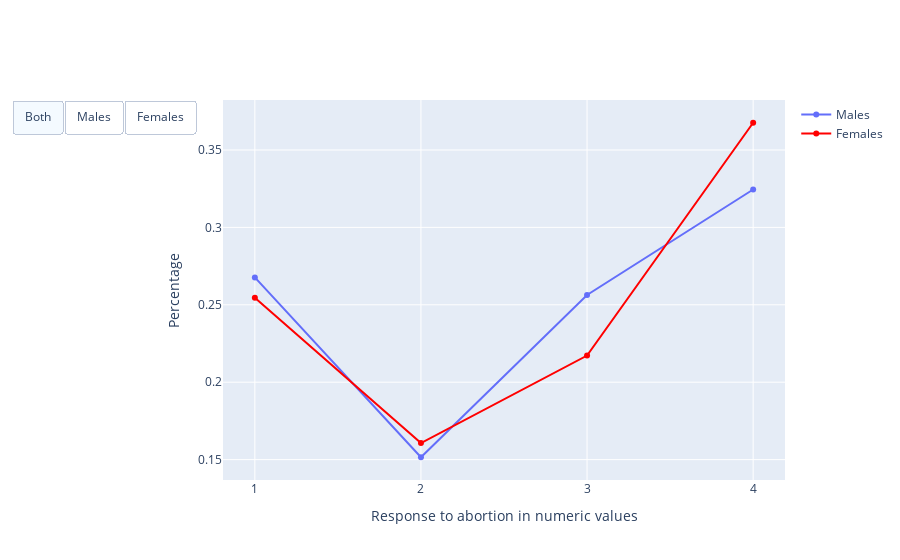

Notebook code cell kept with this figure:
### Code cell
abortion_sex()

### Figure 1 — Plotly figure (JSON) as saved in the notebook; plotly's stock layout.template omitted (floating-point values rounded to 4 significant figures)
{"data": [{"name": "Males", "type": "scatter", "x": [1, 2, 3, 4], "y": [0.2677, 0.1515, 0.2563, 0.3245]}, {"line": {"color": "red"}, "name": "Females", "type": "scatter", "x": [1, 2, 3, 4], "y": [0.2545, 0.1607, 0.2172, 0.3676]}], "layout": {"updatemenus": [{"buttons": [{"args": [{"visible": [true, true]}, {"title": "Both"}], "label": "Both", "method": "update"}, {"args": [{"visible": [true, false]}, {"title": "Male response to abortion"}], "label": "Males", "method": "update"}, {"args": [{"visible": [false, true]}, {"title": "Female response to abortion"}], "label": "Females", "method": "update"}], "direction": "left", "type": "buttons"}], "xaxis": {"dtick": [1, 2, 3, 4], "title": {"text": "Response to abortion in numeric values"}}, "yaxis": {"title": {"text": "Percentage"}}}}
